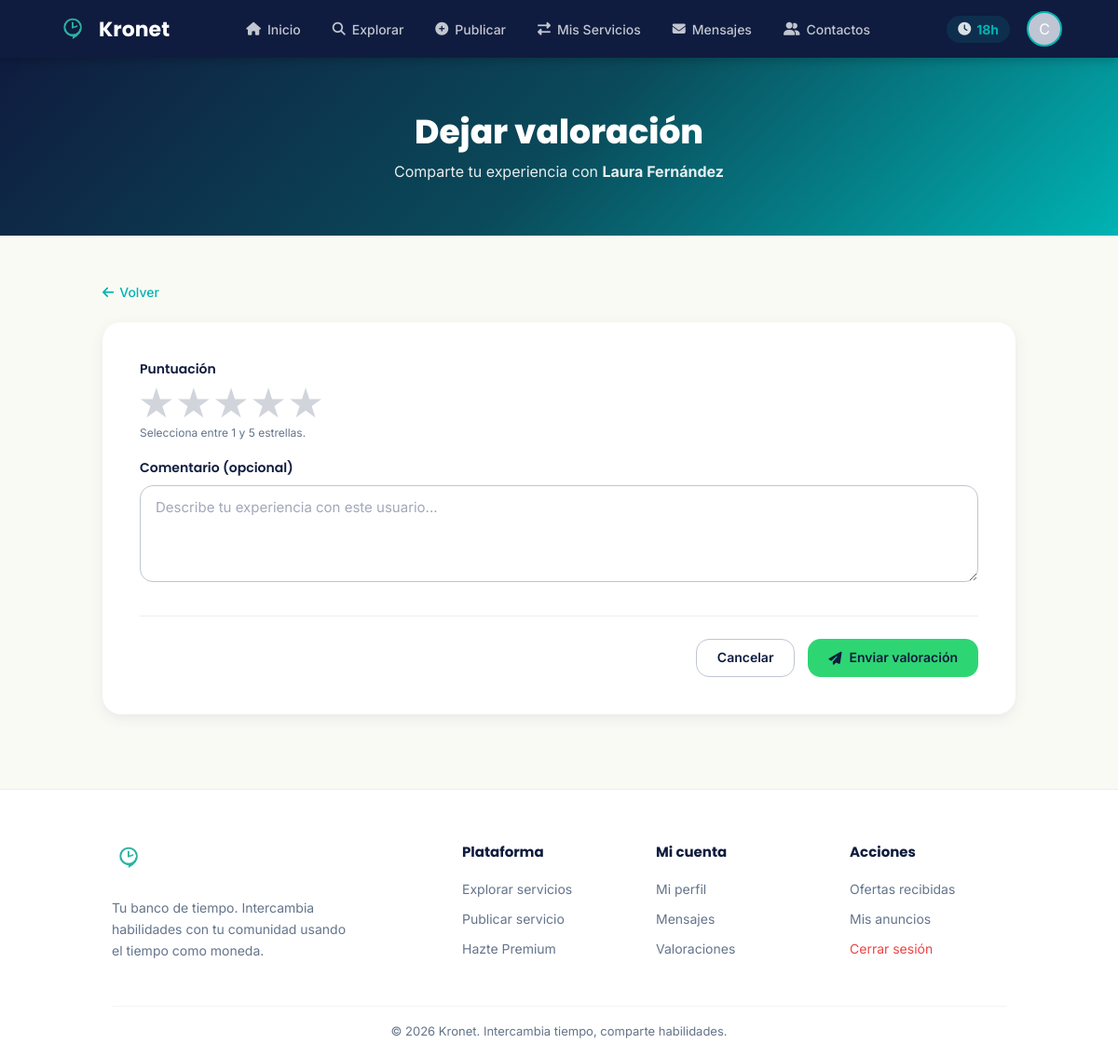
Screenshot of /public/valoraciones/crear?id_usuario=2 (signed in) with the database file from the repository.
### tables this page shows
CREATE TABLE usuarios (
    id_usuario          INT AUTO_INCREMENT PRIMARY KEY,
    nombre              VARCHAR(100)            NOT NULL,
    email               VARCHAR(150) UNIQUE     NOT NULL,
    contrasenia_hash    VARCHAR(255)            NOT NULL,
    descripcion         TEXT,
    tipo_usuario        VARCHAR(50)             DEFAULT 'registrado',   
    fecha_registro      DATETIME                DEFAULT CURRENT_TIMESTAMP,
    saldo_monedas       INT                     DEFAULT 5,              
    estado_cuenta       VARCHAR(50)             DEFAULT 'activa'        
);

### app/controllers/ValoracionController.php (called while the page is built, shortened)
<?php
require_once __DIR__ . '/../models/Valoracion.php';
require_once __DIR__ . '/../models/User.php';
class ValoracionController {
    public function showCrear() {
        $idDestino = (int)($_GET['id_usuario'] ?? 0);
        $destinatario = User::findById($idDestino);
        require __DIR__ . '/../views/valoraciones/crear.php';
    }
}

### public/index.php (called while the page is built, shortened)
<?php
    require_once __DIR__ . '/../routes/web.php';
?>

### app/models/User.php (called while the page is built, shortened)
<?php
require_once __DIR__ . '/../../config/conexion_db.php';
class User {
    public static function findById($id) {
        global $pdo;
        $stmt = $pdo->prepare("SELECT * FROM usuarios WHERE id_usuario = ?");
        $stmt->execute([$id]);
        return $stmt->fetch(PDO::FETCH_ASSOC);
    }
}

### app/views/valoraciones/crear.php (the view, shortened to what this page needs)
<?php
require __DIR__ . '/../partials/head.php';
require __DIR__ . '/../partials/navbar.php';
?>
<section class="hero-section hero-compact">
    <h1>Dejar valoración</h1>
    <p>Comparte tu experiencia con
        <strong><?= htmlspecialchars($destinatario['nombre'] ?? 'este usuario') ?></strong>
    </p>
</section>
<div class="page-wrap">
    <a class="back-link" href="javascript:history.back()"><i class="fas fa-arrow-left"></i> Volver</a>
    <div class="form-container">
        <div class="form-group">
            <label>Puntuación</label>
            <div class="stars-input">
                <input type="radio" name="puntuacion" id="star5" value="5"><label for="star5">★</label>
                <input type="radio" name="puntuacion" id="star4" value="4"><label for="star4">★</label>
                <input type="radio" name="puntuacion" id="star3" value="3"><label for="star3">★</label>
                <input type="radio" name="puntuacion" id="star2" value="2"><label for="star2">★</label>
                <input type="radio" name="puntuacion" id="star1" value="1"><label for="star1">★</label>
            </div>
            <span class="help-text">Selecciona entre 1 y 5 estrellas.</span>
        </div>
        <div class="form-group">
            <label for="comentario">Comentario (opcional)</label>
            <textarea id="comentario" rows="4" maxlength="500" placeholder="Describe tu experiencia con este usuario..."></textarea>
        </div>
        <div class="form-actions">
            <a href="javascript:history.back()" class="btn btn-ghost">Cancelar</a>
            <button class="btn btn-primary" id="btnEnviar" onclick="enviar()">
                <i class="fas fa-paper-plane"></i> Enviar valoración
            </button>
        </div>
    </div>
</div>
<?php require __DIR__ . '/../partials/footer.php'; ?>

### app/views/partials/navbar.php (shortened to what this page needs)
<?php
require_once __DIR__ . '/../../models/User.php';
$navActive = $navActive ?? '';
$navUserId = $_SESSION['id_usuario'] ?? null;
$navUser   = $navUserId ? User::findById($navUserId) : null;
$navUnreadMsg = $navUserId ? Mensaje::contarNoLeidos($navUserId) : 0;
if (!function_exists('navItem')) {
    function navItem($active, $current, $href, $icon, $label, $badge = 0) {
        $cls = $active === $current ? ' class="active"' : '';
        $badgeHtml = $badge > 0 ? '<span class="nav-badge">' . ($badge > 9 ? '9+' : $badge) . '</span>' : '';
        echo '<li><a href="' . $href . '"' . $cls . '><i class="' . $icon . '"></i> ' . $label . $badgeHtml . '</a></li>';
    }
}
?>
<nav class="navbar">
    <a href="/kronet/public/" class="logo-container">
        <div class="logo-icon">
            <img src="/kronet/public/assets/images/logo.png" alt="Kronet">
        </div>
        <span class="logo-text">Kronet</span>
    </a>
    <ul class="nav-menu" id="navMenu">
        <?php navItem($navActive, 'inicio',    '/kronet/public/',                'fas fa-home',         'Inicio'); ?>
        <?php if ($navUser): ?>
            <?php navItem($navActive, 'publicar',  '/kronet/public/anuncios/crear',                'fas fa-plus-circle',  'Publicar'); ?>
            <?php navItem($navActive, 'servicios', '/kronet/public/intercambios/mis-intercambios', 'fas fa-exchange-alt', 'Mis Servicios'); ?>
            <?php navItem($navActive, 'mensajes',  '/kronet/public/mensajes',  'fas fa-envelope',      'Mensajes', $navUnreadMsg); ?>
            <?php navItem($navActive, 'contactos', '/kronet/public/contactos', 'fas fa-user-friends',  'Contactos'); ?>
        <?php endif; ?>
    </ul>
    <div class="nav-user">
        <?php if ($navUser): ?>
            <div class="credits-badge" title="Tu saldo de créditos de tiempo">
                <i class="fas fa-clock"></i>
                <strong><?= (int)$navUser['saldo_monedas'] ?>h</strong>
            </div>
            <a href="/kronet/public/perfil" class="avatar-nav" title="Mi perfil">
                <?= strtoupper(substr($navUser['nombre'] ?? 'U', 0, 1)) ?>
            </a>
        <?php endif; ?>
    </div>
</nav>

### rows the page displays
usuarios: saldo_monedas "18", nombre "C"
usuarios: nombre "Laura Fernández"

### other values shown
$label "Inicio Explorar Publicar Mis Servicios Mensajes Contactos"
